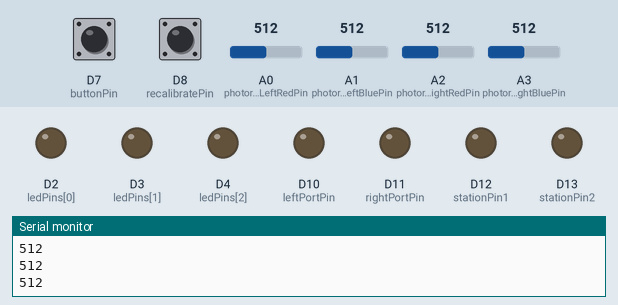
Recording of a program running on a simulated Arduino Uno R4 WiFi. Parts: output pins drawn as LEDs (lit = HIGH), the last lines printed to the serial monitor. The test bench sets the inputs (shaded band); at power-on: A0 (photoresistorLeftRedPin) = 512, A2 (photoresistorRightRedPin) = 512, D7 (buttonPin) HIGH, D8 (recalibratePin) HIGH, A1 (photoresistorLeftBluePin) = 512, A3 (photoresistorRightBluePin) = 512. WiFi joins after 1.5 s; servers stay silent unless stated; uploads are accepted with an empty reply.

Above: at 3.1 s.
3.2 s: A0 (photoresistorLeftRedPin) set to 521
4.7 s: A0 (photoresistorLeftRedPin) set to 535
At 5.2 s:
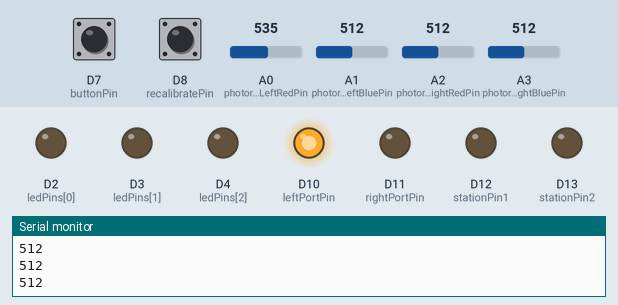
6.3 s: A2 (photoresistorRightRedPin) set to 544
At 7.3 s:
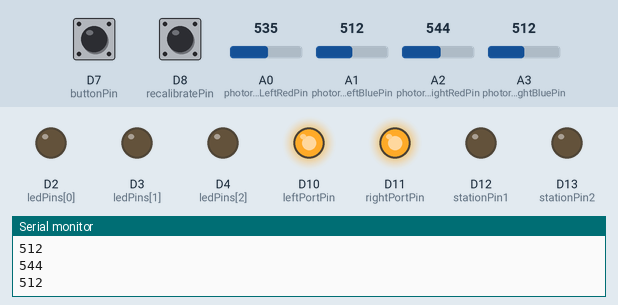
7.9 s: D7 (buttonPin) pulled LOW for 3.2 s
At 10.5 s:
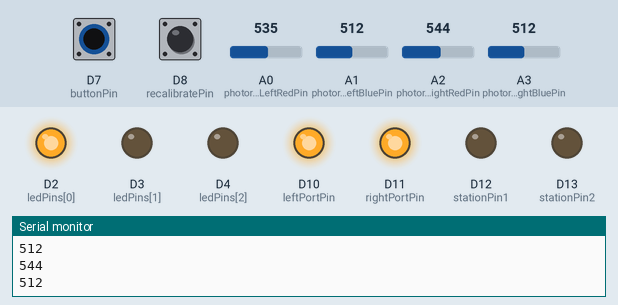
13.2 s: A0 (photoresistorLeftRedPin) set to 306
At 14.5 s:
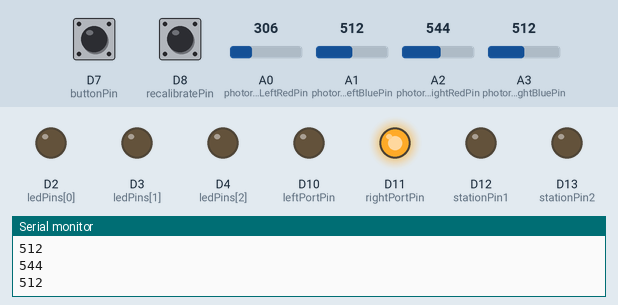
14.8 s: D7 (buttonPin) pulled LOW for 3.2 s
At 17.8 s:
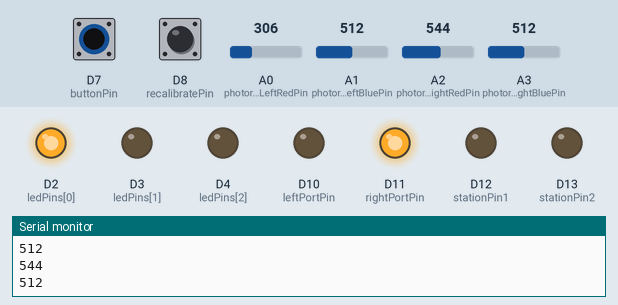
Timing chart, 0 to 20.2 s (numbered marks = the images above; inputs shaded):
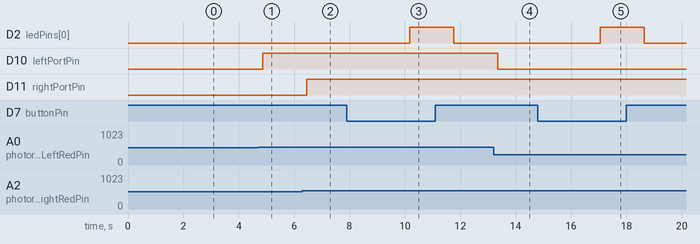

The program:

main.cpp
```cpp
#include "WiFiS3.h"


#include <Arduino.h>

// Pin assignments
const int photoresistorLeftRedPin = A0;
const int photoresistorLeftBluePin = A1;
const int photoresistorRightRedPin = A2;
const int photoresistorRightBluePin = A3;

const int ledPins[] = {2, 3, 4};
const int buttonPin = 7;
const int recalibratePin = 8;

const int leftPortPin = 10;
const int rightPortPin = 11;

const int stationPin1 = 12;
const int stationPin2 = 13;

// Light threshold value
int leftLightThreshold = 15;
int rightLightThreshold = 15;

// LED state flag
bool ledsOn = false;

// Button state tracking
bool lastButtonState = HIGH;

// Time between each LED lighting up
const int delayBetweenLEDs = 1000;

// value for buttonHold
int chargeNum = 0;

// function to calibrate the photoresistor to the room light level
// Baseline averages established via calibration
int averageLightLeftBlue  = 0;
int averageLightLeftRed = 0;
int averageLightRightBlue = 0;
int averageLightRightRed = 0;

// Calibrate a single photoresistor and update its baseline
void calibrateOne(int analogPin, int &averageOut) {
  int sensorLow = 1000;
  int sensorHigh = 0;

  for (int i = 0; i < 1000; i++) {
    int v = analogRead(analogPin);
    if (v > sensorHigh) sensorHigh = v;
    if (v < sensorLow)  sensorLow  = v;
  }
  averageOut = (sensorHigh + sensorLow) / 2;
}

// Calibrate All sensors
void calibrateAll() {
  calibrateOne(photoresistorLeftRedPin,  averageLightLeftRed);
  calibrateOne(photoresistorLeftBluePin, averageLightLeftBlue);
  calibrateOne(photoresistorRightRedPin,  averageLightRightRed);
  calibrateOne(photoresistorRightBluePin, averageLightRightBlue);
  Serial.print("RECALIBATED");
}

void bleedingSetup()
{
  // Set LED pins as OUTPUT
  for (int i = 0; i < 3; i++)
  {
    pinMode(ledPins[i], OUTPUT);
  }

  pinMode(stationPin1, OUTPUT);
  pinMode(stationPin2, OUTPUT);
  pinMode(leftPortPin, OUTPUT);
  pinMode(rightPortPin, OUTPUT);
  // Set button pin as INPUT_PULLUP (active LOW)
  pinMode(buttonPin, INPUT_PULLUP);
  // recalibrate pin is setup the same
  pinMode(recalibratePin, INPUT_PULLUP);

  // Debugging
  // Serial.begin(9600);
  // Calibrate the photoresistor to start
  calibrateAll();
}
bool redConnected = false;
bool blueConnected = false;

int bleedingLoop()
{
  int leftRedVal  = analogRead(photoresistorLeftRedPin);
  int leftBlueVal  = analogRead(photoresistorLeftBluePin);
  int rightRedVal = analogRead(photoresistorRightRedPin);
  int rightBlueVal = analogRead(photoresistorRightBluePin);
  Serial.println(leftRedVal);
  Serial.println(leftBlueVal);
  Serial.println(rightRedVal);
  Serial.println(rightBlueVal);

  bool leftRedOn  = leftRedVal  > (averageLightLeftRed  + leftLightThreshold);
  bool leftBlueOn  = leftBlueVal  > (averageLightLeftBlue  + leftLightThreshold);
  bool rightRedOn = rightRedVal > (averageLightRightRed + rightLightThreshold);
  bool rightBlueOn = rightBlueVal > (averageLightRightBlue + rightLightThreshold);
  bool anyLightOn = leftRedOn || leftBlueOn || rightRedOn || rightBlueOn;

  //Port lights
  if(leftBlueOn || leftRedOn){digitalWrite(leftPortPin, HIGH);}
  else{digitalWrite(leftPortPin, LOW);}
  if(rightBlueOn || rightRedOn){digitalWrite(rightPortPin, HIGH);}
  else{digitalWrite(rightPortPin, LOW);}

  // NTS REMINDER TO ADD THE OTHER PINS
  redConnected = leftRedOn || rightRedOn;
  blueConnected = leftBlueOn || rightBlueOn;

  bool pressed = (digitalRead(buttonPin) == LOW); // INPUT_PULLUP: LOW = pressed

  // use only ONE of these definitions for bothTrueStreak (either global OR static)
  static uint8_t bothTrueStreak = 0;

  if (anyLightOn && pressed)
  {
    if (bothTrueStreak < 3)
      bothTrueStreak++;
  }
  else
  {
    bothTrueStreak = 0;
  }

  if (bothTrueStreak >= 3)
  {
    chargeNum+= 4;
    bothTrueStreak = 0;
  }
  else if (!pressed || !anyLightOn)
  {
    if (chargeNum > 0)
      chargeNum-= 2;
  }

  digitalWrite(ledPins[0], chargeNum > 10 ? HIGH : LOW);
  digitalWrite(ledPins[1], chargeNum > 20 ? HIGH : LOW);
  digitalWrite(ledPins[2], chargeNum > 30 ? HIGH : LOW);

  //call calibrate if the button is hit during runtime
  bool recalibrate = (digitalRead(recalibratePin) == LOW);
  if(recalibrate){calibrateAll(); delay(200);}

  // if(lightLevel > averageLight + lightThreshold){
  //   Serial.print("ON ");
  // }
  // else{
  //   Serial.print("OFF ");
  // }

  // Serial.println(chargeNum);
  return chargeNum;
  // delay(100);
}


char ssid[] = "F00KKA9";        // your network SSID (name)
char pass[] = "PleaseWork";    // your network password (use for WPA, or use as key for WEP)
int keyIndex = 0;            // your network key index number (needed only for WEP)

int status = WL_IDLE_STATUS;

// Initialize the WiFi client library
WiFiClient client;

// server address:
char server[] = "192.168.137.1";
// char example[] = "1";
//IPAddress server(64,131,82,241);

unsigned long lastConnectionTime = 0;            // last time you connected to the server, in milliseconds
const unsigned long postingInterval = 1L * 10L; // delay between updates, in milliseconds
String direction = "_";
void task(){

  if (Serial.available() > 0)
  {
    char key = Serial.read();
  }

  if (direction == "go")
  {
    digitalWrite(stationPin1, HIGH);
    digitalWrite(stationPin2, HIGH);
    direction = "_";
  }
  if(direction == "stop"){
    digitalWrite(stationPin1, LOW);
    digitalWrite(stationPin2,LOW);
    chargeNum = 0;
    direction = "_";
  }
  if(direction == "reset"){
    calibrateAll();
    direction = "_";
  }
  if(direction == "leftInc"){
    leftLightThreshold += 3;
    direction = "_";
  }
  if(direction == "leftDec"){
    leftLightThreshold -= 3;
    direction = "_";
  }
  if(direction == "rightInc"){
    rightLightThreshold += 3;
    direction = "_";
  }
  if(direction == "rightDec"){
    rightLightThreshold -= 3;
    direction = "_";
  }
}

void parsing(char* response){
  Serial.print("Raw body: ");
  Serial.println(response);
  // Serial.println("boop");

  // Now parse with strtok
  char* token = strtok(response, "=");  // split by '='

  if (token != NULL) { //
    char* key = token;
    token = strtok(NULL, "=");
    if (token != NULL) {
      char* value = token;
      Serial.print("Key: ");
      Serial.println(key);
      Serial.print("Value: ");
      Serial.println(value);
      direction = (String)value;
      // Serial.print(String(go));
      task();
    }
  }
}

/* just wrap the received data up to 80 columns in the serial print*/
/* -------------------------------------------------------------------------- */
void read_request() { //Purpose is to read the response from the server and send the body to where it can be parsed
/* -------------------------------------------------------------------------- */
  uint32_t received_data_num = 0;
  char response[22]; //buffer out an area to fill the response into 20 should be enough
  int index = 0;
  bool bodyStarted = false;
  String line = "";

  // Wait for server data
  unsigned long timeout = millis();
  while (!client.available()) {
  if (!client.connected()) {
    Serial.println("Client disconnected while waiting for data");
    client.stop();
    return;
  }
  delay(1);
  }

  // Read and print all available characters
  // if (client.connected()) {
    while (client.available()) {
      char c = client.read();
      if(c == '~'){
          // client.stop();
          // Serial.println("break");
        break;
      }
      if (bodyStarted) {

        // Store response characters until buffer is full or connection ends
        if (index < sizeof(response) - 1) {
          response[index++] = c;
        }

      }
      else {
        // Detect end of HTTP headers (\r\n\r\n)
        line += c;
        if (line.endsWith("\r\n\r\n")) {
          bodyStarted = true;
        }
      }
    }

  // }
  response[index] = '\0';  // Null-terminate C string

  parsing((char*)response);
  client.stop();
  // Serial.println("\n--- End of Response ---");
}

// This things sends a group of headers in a httpRequest
/* -------------------------------------------------------------------------- */
void httpRequest(int data) {
/* -------------------------------------------------------------------------- */
  // close any connection before send a new request.
  // This will free the socket on the NINA module
  // client.stop();

  //Each print line is a header

  // if there's a successful connection:
  if (client.connect(server, 3000)) { //Server address from above & Port
    // Serial.println("connecting..."); //Really here for logging
    client.println("GET /bleeding HTTP/1.1"); //GET request at '/' using HTTP/1.1
    client.println("Host: Bleeding"); //Required but the input doesnt matter
    client.print("Data:");
    client.println(data);
    client.print("Red:");
    client.println(redConnected);
    client.print("Blue:");
    client.println(blueConnected);
    client.print("LLT:");
    client.println(leftLightThreshold);
    client.print("RLT:");
    client.println(rightLightThreshold);

    // client.println("User-Agent: ArduinoWiFi/1.1"); //Not required
    // client.println("Connection: close");
    client.println(); // Leave this here since this ends the headers
    // note the time that the connection was made:
    lastConnectionTime = millis();
  } else {
    // if you couldn't make a connection:
    Serial.println("connection failed");
  }
  read_request();
}

/* -------------------------------------------------------------------------- */
void printWifiStatus() {
/* -------------------------------------------------------------------------- */
  // print the SSID of the network you're attached to:
  Serial.print("SSID: ");
  Serial.println(WiFi.SSID());

  // print your board's IP address:
  IPAddress ip = WiFi.localIP();
  Serial.print("IP Address: ");
  Serial.println(ip);

  // print the received signal strength:
  long rssi = WiFi.RSSI();
  Serial.print("signal strength (RSSI):");
  Serial.print(rssi);
  Serial.println(" dBm");
}


void connectToWifi(){
    // attempt to connect to WiFi network:
  while (WiFi.status() != WL_CONNECTED) {
    Serial.print("Attempting to connect to SSID: ");
    Serial.println(ssid);
    // Connect to WPA/WPA2 network. Change this line if using open or WEP network:
    WiFi.begin(ssid, pass);

    // wait 10 seconds for connection:
    //delay(10000);
  }
}


/* -------------------------------------------------------------------------- */
void setup() {
/* -------------------------------------------------------------------------- */
  //Initialize serial and wait for port to open:
  Serial.begin(9600);
  bleedingSetup();
  while (!Serial) {
    ; // wait for serial port to connect. Needed for native USB port only
  }

  // check for the WiFi module:
  if (WiFi.status() == WL_NO_MODULE) {
    Serial.println("Communication with WiFi module failed!");
    // don't continue
    while (true);
  }

  String fv = WiFi.firmwareVersion();
  if (fv < WIFI_FIRMWARE_LATEST_VERSION) {
    Serial.println("Please upgrade the firmware");
  }

  // attempt to connect to WiFi network:
  connectToWifi();
  // you're connected now, so print out the status:
  printWifiStatus();
}


/* -------------------------------------------------------------------------- */
void loop() {
/* -------------------------------------------------------------------------- */
  // if there's incoming data from the net connection.
  // send it out the serial port.  This is for debugging
  // purposes only:
  // read_request();

  // if ten seconds have passed since your last connection,
  // then connect again and send data:
  // if (millis() - lastConnectionTime > postingInterval) {
  //   httpRequest();
  // }
  int valuedata = bleedingLoop();
  if(WiFi.status() != WL_CONNECTED){
    connectToWifi();
  }
  httpRequest(valuedata);
}
```

Measured:
- the behaviour switches between 527 and 528 on A0 (photoresistorLeftRedPin) (found by bisection; images 0 and 1)
- the behaviour switches between 527 and 528 on A2 (photoresistorRightRedPin) (found by bisection; images 1 and 2)
- after the input at 4.7 s, D10 (leftPortPin): LOW → HIGH after 0.17 s
- after the input at 6.3 s, D11 (rightPortPin): LOW → HIGH after 0.16 s
- after the input at 7.9 s, D2 (ledPins[0]): LOW → HIGH after 2.3 s, → LOW 1.6 s later
- after the input at 13.2 s, D10 (leftPortPin): HIGH → LOW after 0.15 s
- after the input at 14.8 s, D2 (ledPins[0]): LOW → HIGH after 2.3 s, → LOW 1.6 s later
